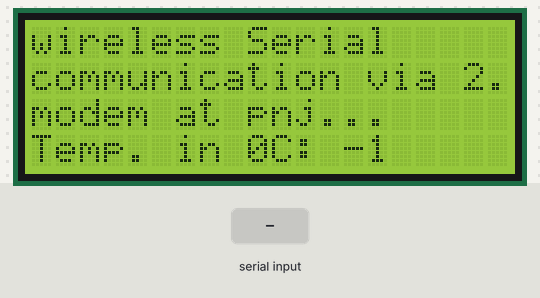
A sketch run on a simulated Arduino Uno, built with avr-gcc and run on an emulated ATmega328P. Shown: 20×4 character LCD. Inputs (shaded band) come from the test bench. What the sketch prints to the serial monitor is not drawn.

Above: at 1.2 s.
1.3 s: byte 30 received over Serial
At 1.59 s:
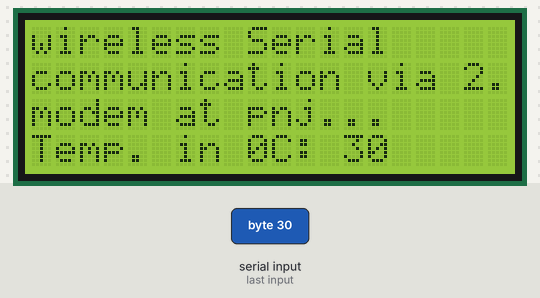
3.1 s: byte 90 received over Serial
4.8 s: byte 120 received over Serial
At 6.0 s:
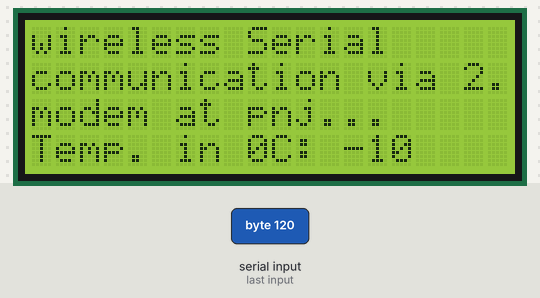
Timing chart, 0 to 7.8 s (numbered marks = the images above; inputs shaded):
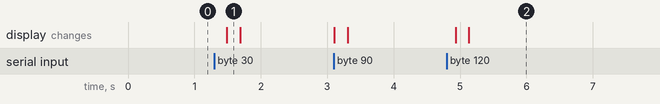

The sketch:

receiver_modem_RF.ino
```cpp
#include <LiquidCrystal.h>
LiquidCrystal lcd (13, 12, 11, 10, 9, 8) ;
void setup ()
{
  lcd.begin (20,4);
  Serial.begin(9600);
  lcd.setCursor (0,0);
  lcd.print("wireless Serial");
  lcd.setCursor (0,1);
  lcd.print ("communication via 2.4GHz");
  lcd.setCursor (0,2);
  lcd.print ("modem at pnj...");
}
void loop()
{
  int TEMP_VALUE=Serial.read();
  lcd.setCursor (0,3);
  lcd.print ("Temp. in 0C: ");
  lcd.setCursor (13,3);
  lcd.print (TEMP_VALUE);
  delay (100);
  Serial.print("TEMP_VAL:");
  Serial.println(TEMP_VALUE);
  delay(100);
}
```

Measured:
- after the input at 1.3 s, the display: changes after 0.19 s (image 1)
- after the input at 4.8 s, the display: first changes after 0.13 s (image 2 shows a later state)
